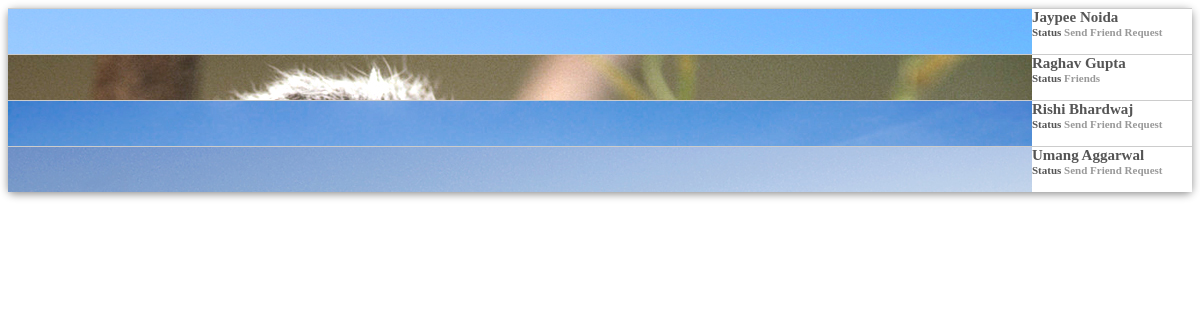
The app's page /wall/search_user.php (signed in) with its own data.
### tables this page shows
CREATE TABLE IF NOT EXISTS `images` (
  `pid` int(11) NOT NULL AUTO_INCREMENT,
  `src` varchar(100) NOT NULL DEFAULT 'image/noimage.jpg',
  `uid` int(11) DEFAULT NULL,
  PRIMARY KEY (`src`),
  UNIQUE KEY `pid` (`pid`),
  KEY `uid` (`uid`)
);

CREATE TABLE IF NOT EXISTS `users` (
  `uid` int(11) NOT NULL AUTO_INCREMENT,
  `fname` varchar(30) NOT NULL,
  `lname` varchar(30) NOT NULL,
  `email` varchar(80) NOT NULL,
  `pass` varchar(32) DEFAULT NULL,
  `tsubs` int(11) DEFAULT '0',
  `tfriends` int(11) DEFAULT '0',
  PRIMARY KEY (`email`),
  UNIQUE KEY `uid` (`uid`)
);

CREATE TABLE IF NOT EXISTS `friends` (
  `sid` int(11) NOT NULL DEFAULT '0',
  `rid` int(11) NOT NULL DEFAULT '0',
  `Status` int(11) DEFAULT '0',
  PRIMARY KEY (`sid`,`rid`),
  KEY `rid` (`rid`)
);

### functions.php (called while the page is built, shortened)
<?php
function getdetails()
{
	if(isset($_SESSION['email']))
	{
	$email=$_SESSION['email'];
	include 'connect.php';
	$sql="select * from users where email='$email'";
	$result = mysql_query($sql,$con);
	   while($row=mysql_fetch_array($result))
	   return $row;
	}
}
function search_user($msg,$uid)
{
	include 'connect.php';
	$sql="select U.uid, U.fname,U.lname,I.src from users U,images I where U.uid=I.uid And (U.fname Like '$msg%' OR U.email like '$msg%') AND U.uid !='$uid'";
$result = mysql_query($sql,$con);
return $result;
	}
function check_friend_status($uid,$fid)
{
	$sql="Select * from friends where (rid='$uid' AND sid='$fid') OR (sid='$uid' AND rid='$fid')";
$result = mysql_query($sql);
return $result;
}
?>

### wall/search_user.php (the view, shortened to what this page needs)
<html>
<head>
</head>
<body>
<div id="bbody">
<?php
$path=$_SERVER['DOCUMENT_ROOT'];
include $path.'/prj/functions.php';
$msg=$_REQUEST['msg'];
$data=getdetails();
$uid=$data['uid'];
$result=search_user($msg,$uid);
while($row=mysql_fetch_array($result))
{
$fid=$row['uid'];
$status=check_friend_status($uid,$fid);
$count=mysql_num_rows($status);
if($count>0)
{
$r=mysql_fetch_array($status);
if($r['sid']==$uid)
{
	if($r['Status']==0)
	$stat='Not Accepted';
	else
	$stat='Friends';
	}
else
{
 if($r['Status']==0)
	$stat='Accept Now';
	else
	$stat='Friends';
    }
}
else
{
	$stat='Send Friend Request';
	}
?>
<div class="box" id="box<?php echo $fid?>">
<div class="stcommentimg" style="float:left">
<img src="<?php echo $row['src'] ?>" class='small_img1'/>
</div>
<div class="stname">
<b ><?php echo $row['fname']." ".$row['lname']; ?></b>
<h6><?php echo "<b>Status </b>".$stat;?></h6>
</div>
</div>
<?php
}
?>
</div>
</body>
</html>

### wall/search_user.php (style rules this page uses)
.stname { overflow:hidden; font-size:15px; }
.stname b { color:#555; text-transform:capitalize; }
.stname h6 { color:#999; margin-top:0px; font-size:11px; }
.box { height:45px; border-top:1px solid #ccc; overflow:hidden; background-color:#fff; }
#bbody { background-color:#fff;border-radius: 6px; box-shadow: 0 2px 8px rgba(0, 0, 0, 0.45); }

### records on screen
images: src (picture), users.fname "Jaypee", users.lname "Noida", stat "Send Friend Request"
images: src (picture), users.fname "Raghav", users.lname "Gupta", friends.Status "Friends"
images: src (picture), users.fname "Rishi", users.lname "Bhardwaj", stat "Send Friend Request"
images: src (picture), users.fname "Umang", users.lname "Aggarwal", stat "Send Friend Request"
